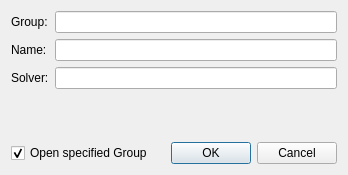
<?xml version="1.0" encoding="UTF-8"?>
<ui version="4.0">
 <class>TaskCreatorD</class>
 <widget class="QDialog" name="TaskCreatorD">
  <property name="geometry">
   <rect>
    <x>0</x>
    <y>0</y>
    <width>348</width>
    <height>175</height>
   </rect>
  </property>
  <property name="windowTitle">
   <string>New task from competition companion</string>
  </property>
  <layout class="QVBoxLayout" name="verticalLayout">
   <item>
    <layout class="QFormLayout" name="formLayout">
     <property name="fieldGrowthPolicy">
      <enum>QFormLayout::ExpandingFieldsGrow</enum>
     </property>
     <property name="labelAlignment">
      <set>Qt::AlignLeading|Qt::AlignLeft|Qt::AlignVCenter</set>
     </property>
     <item row="0" column="0">
      <widget class="QLabel" name="groupLabel">
       <property name="text">
        <string>Group:</string>
       </property>
      </widget>
     </item>
     <item row="0" column="1">
      <widget class="QLineEdit" name="groupLineEdit"/>
     </item>
     <item row="1" column="0">
      <widget class="QLabel" name="nameLabel">
       <property name="text">
        <string>Name:</string>
       </property>
      </widget>
     </item>
     <item row="1" column="1">
      <widget class="QLineEdit" name="nameLineEdit"/>
     </item>
     <item row="2" column="0">
      <widget class="QLabel" name="solverLabel">
       <property name="text">
        <string>Solver:</string>
       </property>
      </widget>
     </item>
     <item row="2" column="1">
      <widget class="QLineEdit" name="solverLineEdit"/>
     </item>
    </layout>
   </item>
   <item>
    <widget class="QLabel" name="status">
     <property name="text">
      <string/>
     </property>
    </widget>
   </item>
   <item>
    <layout class="QHBoxLayout" name="horizontalLayout_2">
     <item>
      <widget class="QCheckBox" name="checkBox">
       <property name="text">
        <string>Open specified Group</string>
       </property>
       <property name="checked">
        <bool>true</bool>
       </property>
      </widget>
     </item>
     <item>
      <widget class="QDialogButtonBox" name="buttonBox">
       <property name="orientation">
        <enum>Qt::Horizontal</enum>
       </property>
       <property name="standardButtons">
        <set>QDialogButtonBox::Cancel|QDialogButtonBox::Ok</set>
       </property>
      </widget>
     </item>
    </layout>
   </item>
  </layout>
 </widget>
 <resources/>
 <connections>
  <connection>
   <sender>buttonBox</sender>
   <signal>accepted()</signal>
   <receiver>TaskCreatorD</receiver>
   <slot>accept()</slot>
   <hints>
    <hint type="sourcelabel">
     <x>248</x>
     <y>254</y>
    </hint>
    <hint type="destinationlabel">
     <x>157</x>
     <y>274</y>
    </hint>
   </hints>
  </connection>
  <connection>
   <sender>buttonBox</sender>
   <signal>rejected()</signal>
   <receiver>TaskCreatorD</receiver>
   <slot>reject()</slot>
   <hints>
    <hint type="sourcelabel">
     <x>316</x>
     <y>260</y>
    </hint>
    <hint type="destinationlabel">
     <x>286</x>
     <y>274</y>
    </hint>
   </hints>
  </connection>
 </connections>
</ui>
